Frame 1 (no input): blank canvas, image omitted
Frame 60 (no input): blank canvas, image omitted
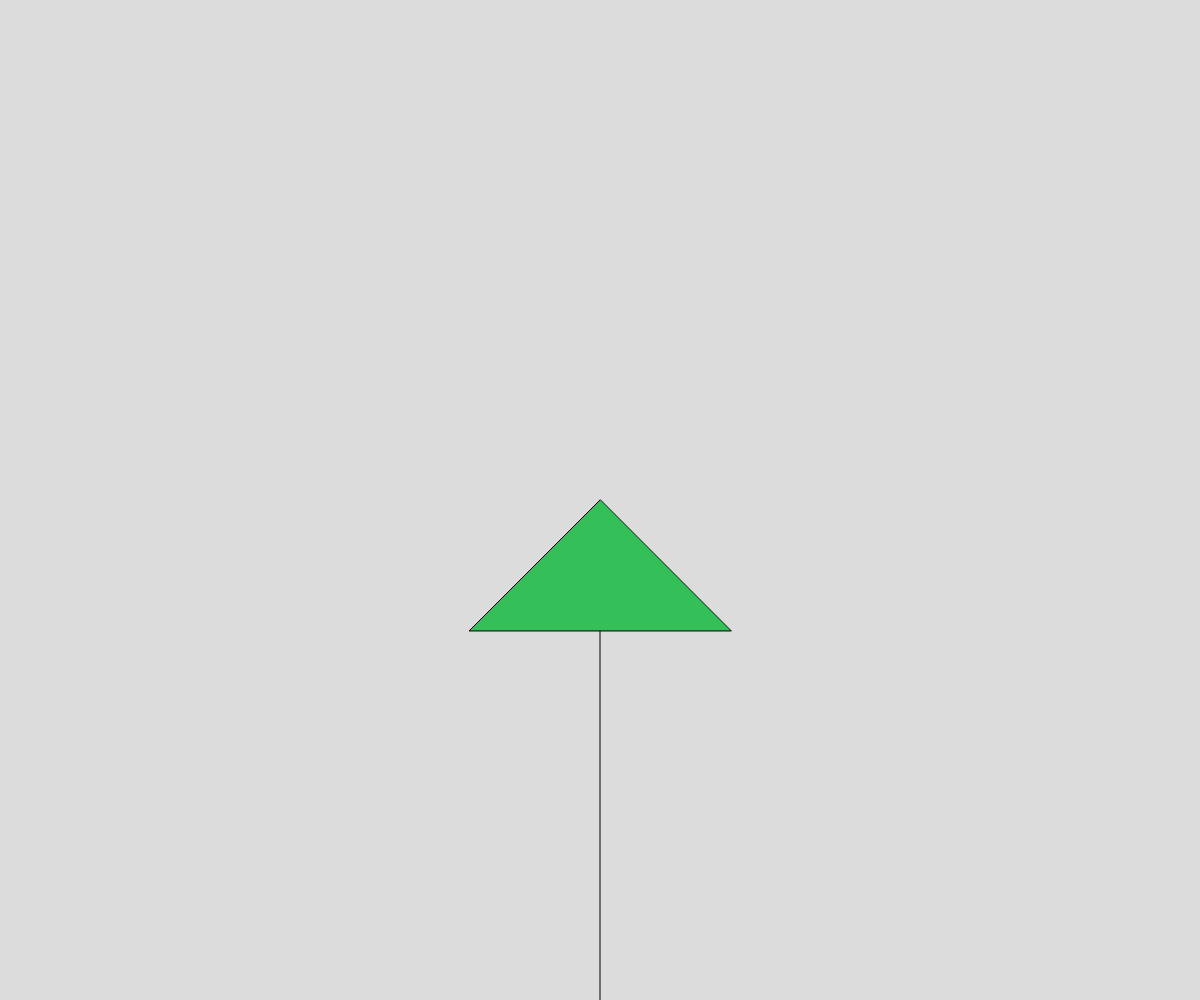
Frame 120 (the mouse pressed at the canvas centre since frame 60)

The p5.js sketch whose frames 1 and 60 were blank and that drew this single picture after the mouse press (run headless with seeded random() and noise() and a simulated clock; from frame 60 on, the mouse is pressed at the canvas centre):

// p5.js sketch
// ── sketch.js
let flowers = [];
let myFlower, yourFlower;

function setup() {
  createCanvas(innerWidth, innerHeight);
}

function draw() {
  background(220);
  for (let i=0; i<flowers.length; i+=1) {
    flowers[i].drawFlower();
  }
}

function mousePressed() {
  // let randomColour = color(random(0,255), random(0,255), random(0,255))
  let newFlower = new Flower(mouseX, mouseY, random(50, 200), random(0,255), random(0,255), random(0,255));
  flowers.push(newFlower);
}

function mouseDragged() {
  sway = map(mouseX, 0, width, -2, 2);
  for(let i=0; i<flowers.length; i+=1) {
    //flowers[i].swayFlower (sway, mouseX);
  flowers[i].paintFlower (1)
  }
}
// ── flower.js
class Flower {
    constructor(x, y, size, r,g,b, stem) {
        this.x = x
        this.y = y
        this.size = size
        this.r = r;
        this.g = g;
        this.b = b;
        this.floorx = x
    }

    drawFlower() {
        fill(this.r, this.g, this.b);
        line(this.x, this.y + this.size / 1.2, this.floorx, height)
        triangle(this.x, this.y, this.x - this.size / 1.2, this.y + this.size / 1.2, this.x + this.size / 1.2, this.y + this.size / 1.2)

    }

    swayFlower(sway) {
        this.x += sway;

    }

    paintFlower(paint) {
        this.r += paint;
    }
}
